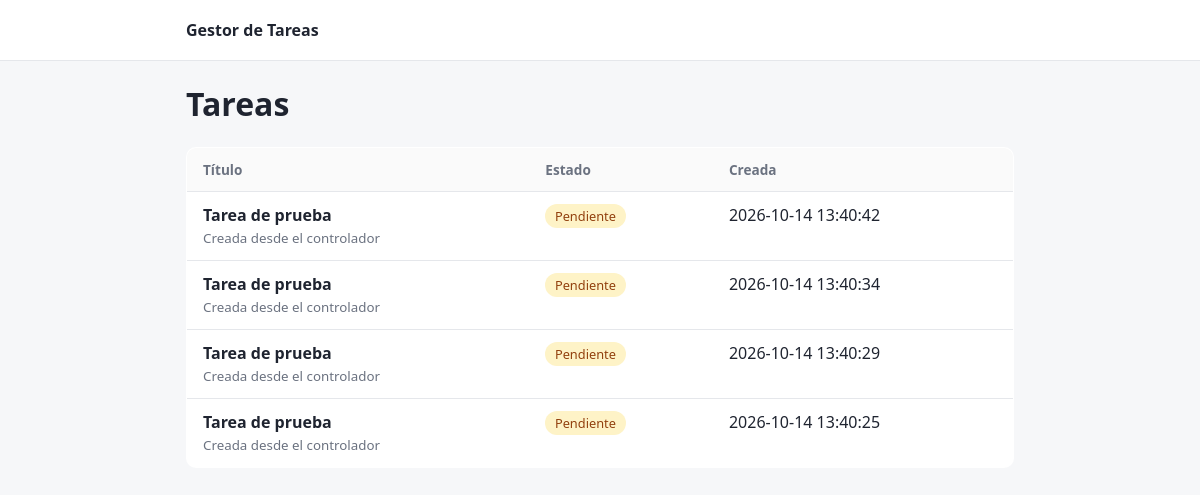
The page / on the database its author committed.
### tables this page shows
CREATE TABLE tasks (
    id          INTEGER PRIMARY KEY AUTOINCREMENT,
    title       TEXT NOT NULL,
    description TEXT,
    status      TEXT NOT NULL DEFAULT 'pendiente',
    created_at  TEXT NOT NULL DEFAULT CURRENT_TIMESTAMP,
    updated_at  TEXT NOT NULL DEFAULT CURRENT_TIMESTAMP
);

### app/Core/Controller.php (called while the page is built, shortened)
<?php
abstract class Controller
{
    protected function view(string $name, array $data = []): void
    {
        extract($data, EXTR_SKIP);
        require BASE_PATH . "/app/Views/{$name}.php";
        $content = ob_get_clean();
        require BASE_PATH . '/app/Views/layout.php';
    }
}

### app/Controllers/TaskController.php (called while the page is built, shortened)
<?php
class TaskController extends Controller
{
    public function index(): void
    {
        $this->view('tasks/index', ['tasks' => Task::all()]);
    }
}

### public/index.php (called while the page is built, shortened)
<?php
require BASE_PATH . '/app/helpers.php';
$router = new Router();
$router->dispatch($_SERVER['REQUEST_METHOD'], parse_url($_SERVER['REQUEST_URI'], PHP_URL_PATH));

### app/Models/Task.php (called while the page is built, shortened)
<?php
class Task
{
    public static function all(): array
    {
        return Database::connection()
            ->query('SELECT * FROM tasks ORDER BY id DESC')
            ->fetchAll();
    }
}

### app/helpers.php (called while the page is built, shortened)
<?php
function config(string $key, mixed $default = null): mixed
{
    static $config = null;
    $config ??= require BASE_PATH . '/config/config.php';
    return $config[$key] ?? $default;
}
function e(?string $value): string
{
    return htmlspecialchars($value ?? '', ENT_QUOTES, 'UTF-8');
}

### config/config.php (called while the page is built)
<?php
return [
    'db_path'  => BASE_PATH . '/database/app.sqlite',
    'app_name' => 'Gestor de Tareas',
];

### app/Views/tasks/index.php (the view, shortened to what this page needs)
<h1>Tareas</h1>
<?php if (!$tasks): ?>
    <p class="empty">Aún no hay tareas.</p>
<?php else: ?>
<table>
    <thead>
        <tr><th>Título</th><th>Estado</th><th>Creada</th></tr>
    </thead>
    <tbody>
    <?php foreach ($tasks as $task): ?>
        <tr>
            <td>
                <strong><?= e($task['title']) ?></strong>
                <?php if ($task['description']): ?>
                    <br><small><?= e($task['description']) ?></small>
                <?php endif; ?>
            </td>
            <td><span class="badge <?= e($task['status']) ?>"><?= e(Task::STATUSES[$task['status']] ?? $task['status']) ?></span></td>
            <td><?= e($task['created_at']) ?></td>
        </tr>
    <?php endforeach; ?>
    </tbody>
</table>
<?php endif; ?>

### app/Core/Router.php (shortened to what this page needs)
<?php
class Router
{
    private array $routes = [];
    private function add(string $method, string $path, array $handler): void
    {
        $regex = preg_replace('#\{(\w+)\}#', '(?P<$1>[^/]+)', $path);
        $this->routes[] = [$method, '#^' . $regex . '$#', $handler];
    }
    public function dispatch(string $method, string $uri): void
    {
        $uri = '/' . trim($uri, '/');
        foreach ($this->routes as [$routeMethod, $regex, [$class, $action]]) {
            if ($routeMethod === $method && preg_match($regex, $uri, $matches)) {
                $params = array_filter($matches, 'is_string', ARRAY_FILTER_USE_KEY);
                (new $class())->$action(...array_values($params));
                return;
            }
        }
    }
}

### app/Views/layout.php (shortened to what this page needs)
<!DOCTYPE html>
<html lang="es">
<head>
    <link rel="stylesheet" href="/style.css">
</head>
<body>
<header>
    <div class="container">
        <a class="brand" href="/tasks"><?= e(config('app_name')) ?></a>
    </div>
</header>
<main class="container">
    <?= $content ?>
</main>
</body>
</html>

### public/style.css (style rules this page uses)
:root { --bg:#f6f7f9; --card:#fff; --text:#1f2430; --muted:#6b7280; --primary:#4f46e5; --border:#e5e7eb; }
* { box-sizing: border-box; }
body { margin:0; font-family: system-ui, sans-serif; background:var(--bg); color:var(--text); }
.container { max-width: 860px; margin: 0 auto; padding: 0 1rem; }
header { background: var(--card); border-bottom: 1px solid var(--border); }
header .container { display:flex; justify-content:space-between; align-items:center; height:60px; }
.brand { font-weight:700; color:var(--text); text-decoration:none; }
main { padding-top: 1.5rem; padding-bottom: 3rem; }
table { width:100%; border-collapse:collapse; background:var(--card); border-radius:10px; overflow:hidden; border:1px solid var(--border); }
th, td { text-align:left; padding:.75rem 1rem; border-bottom:1px solid var(--border); vertical-align:top; }
th { background:#fafafa; font-size:.85rem; color:var(--muted); }
small { color:var(--muted); }
.badge { padding:.2rem .6rem; border-radius:999px; font-size:.8rem; }
.badge.pendiente { background:#fef3c7; color:#92400e; }

### rows shown on the page
tasks: title "Tarea de prueba", description "Creada desde el controlador", status "Pendiente", created_at "2026-10-14 13:40:42"
tasks: title "Tarea de prueba", description "Creada desde el controlador", status "Pendiente", created_at "2026-10-14 13:40:34"
tasks: title "Tarea de prueba", description "Creada desde el controlador", status "Pendiente", created_at "2026-10-14 13:40:29"
tasks: title "Tarea de prueba", description "Creada desde el controlador", status "Pendiente", created_at "2026-10-14 13:40:25"
